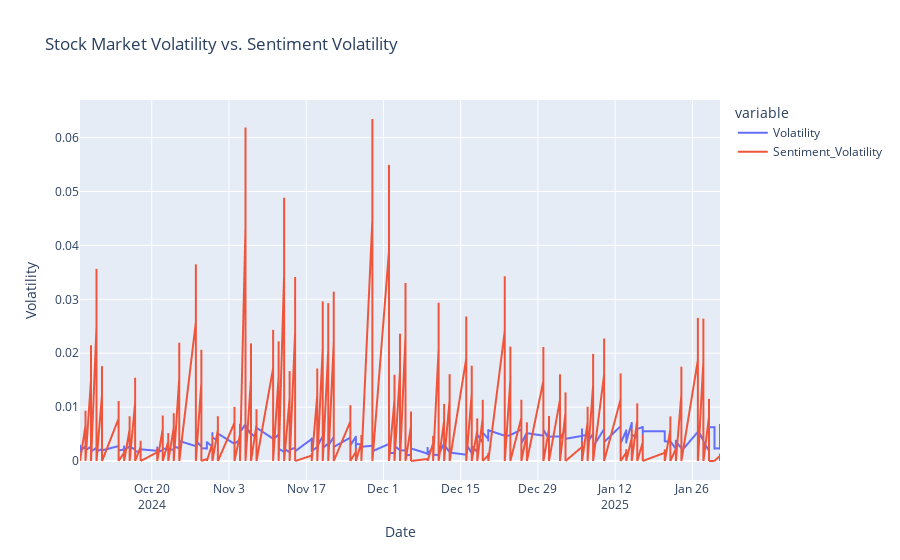

Here is the notebook cell this chart was saved with:
### Code cell
#Lets see if sentiment impacts volatality
df_final["Sentiment_Volatility"] = df_final["sentiment_score"].rolling(window=7).std()

fig = px.line(df_final, x="Date", y=["Volatility", "Sentiment_Volatility"],
              title="Stock Market Volatility vs. Sentiment Volatility",
              labels={"value": "Volatility", "Date": "Date"})
fig.show()

### Figure 1 — Plotly figure (JSON) as saved in the notebook; plotly's stock layout.template omitted (floating-point values rounded to 4 significant figures; data arrays with more than 128 entries replaced by an {"elided": "..."} marker saying what was removed)
{"data": [{"hovertemplate": "variable=Volatility<br>Date=%{x}<br>Volatility=%{y}<extra></extra>", "legendgroup": "Volatility", "line": {"color": "#636efa", "dash": "solid"}, "marker": {"symbol": "circle"}, "mode": "lines", "name": "Volatility", "showlegend": true, "type": "scattergl", "x": {"elided": "1650 str values"}, "xaxis": "x", "y": {"elided": "1650 float values"}, "yaxis": "y"}, {"hovertemplate": "variable=Sentiment_Volatility<br>Date=%{x}<br>Volatility=%{y}<extra></extra>", "legendgroup": "Sentiment_Volatility", "line": {"color": "#EF553B", "dash": "solid"}, "marker": {"symbol": "circle"}, "mode": "lines", "name": "Sentiment_Volatility", "showlegend": true, "type": "scattergl", "x": {"elided": "1650 str values"}, "xaxis": "x", "y": {"elided": "1650 float values"}, "yaxis": "y"}], "layout": {"legend": {"title": {"text": "variable"}, "tracegroupgap": 0}, "title": {"text": "Stock Market Volatility vs. Sentiment Volatility"}, "xaxis": {"anchor": "y", "domain": [0, 1], "title": {"text": "Date"}}, "yaxis": {"anchor": "x", "domain": [0, 1], "title": {"text": "Volatility"}}}}
